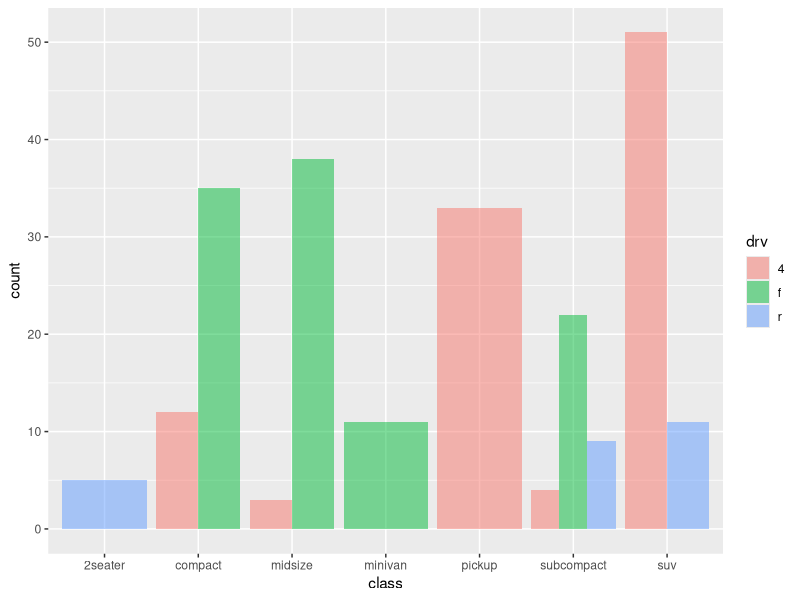

Generate this figure with R:
library(ggplot2)

df <- mpg

pl <- ggplot(df,aes(x=class))

pl <- pl + geom_bar(aes(fill= drv),alpha = 0.5,position = 'dodge')

print(pl)